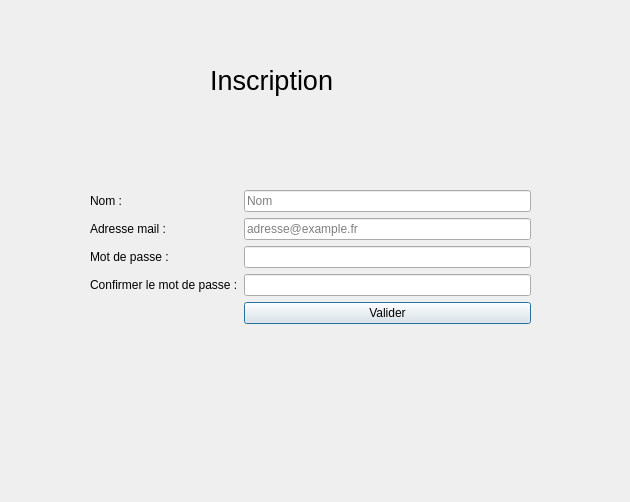
<?xml version="1.0" encoding="UTF-8"?>
<ui version="4.0">
 <class>Inscription</class>
 <widget class="QDialog" name="Inscription">
  <property name="geometry">
   <rect>
    <x>0</x>
    <y>0</y>
    <width>630</width>
    <height>502</height>
   </rect>
  </property>
  <property name="windowTitle">
   <string>Dialog</string>
  </property>
  <widget class="QWidget" name="formLayoutWidget">
   <property name="geometry">
    <rect>
     <x>90</x>
     <y>190</y>
     <width>441</width>
     <height>181</height>
    </rect>
   </property>
   <layout class="QFormLayout" name="formLayout">
    <item row="0" column="0">
     <widget class="QLabel" name="label_nom">
      <property name="text">
       <string>Nom :</string>
      </property>
     </widget>
    </item>
    <item row="0" column="1">
     <widget class="QLineEdit" name="lineEdit_nom">
      <property name="text">
       <string/>
      </property>
      <property name="placeholderText">
       <string>Nom</string>
      </property>
     </widget>
    </item>
    <item row="1" column="0">
     <widget class="QLabel" name="label_mail">
      <property name="text">
       <string>Adresse mail :</string>
      </property>
     </widget>
    </item>
    <item row="1" column="1">
     <widget class="QLineEdit" name="lineEdit_mail">
      <property name="text">
       <string/>
      </property>
      <property name="placeholderText">
       <string>adresse@example.fr</string>
      </property>
     </widget>
    </item>
    <item row="2" column="0">
     <widget class="QLabel" name="label_mdp">
      <property name="text">
       <string>Mot de passe :</string>
      </property>
     </widget>
    </item>
    <item row="2" column="1">
     <widget class="QLineEdit" name="lineEdit_mdp"/>
    </item>
    <item row="3" column="0">
     <widget class="QLabel" name="label_confirmMdp">
      <property name="text">
       <string>Confirmer le mot de passe :</string>
      </property>
     </widget>
    </item>
    <item row="3" column="1">
     <widget class="QLineEdit" name="lineEdit_confirmMdp"/>
    </item>
    <item row="4" column="1">
     <widget class="QPushButton" name="button_valider">
      <property name="text">
       <string>Valider</string>
      </property>
     </widget>
    </item>
   </layout>
  </widget>
  <widget class="QLabel" name="titre">
   <property name="geometry">
    <rect>
     <x>210</x>
     <y>50</y>
     <width>161</width>
     <height>61</height>
    </rect>
   </property>
   <property name="sizePolicy">
    <sizepolicy hsizetype="Maximum" vsizetype="Maximum">
     <horstretch>0</horstretch>
     <verstretch>0</verstretch>
    </sizepolicy>
   </property>
   <property name="minimumSize">
    <size>
     <width>0</width>
     <height>0</height>
    </size>
   </property>
   <property name="text">
    <string>&lt;html&gt;&lt;head/&gt;&lt;body&gt;&lt;p&gt;&lt;span style=&quot; font-size:20pt;&quot;&gt;Inscription&lt;/span&gt;&lt;/p&gt;&lt;/body&gt;&lt;/html&gt;</string>
   </property>
  </widget>
 </widget>
 <resources/>
 <connections/>
</ui>
